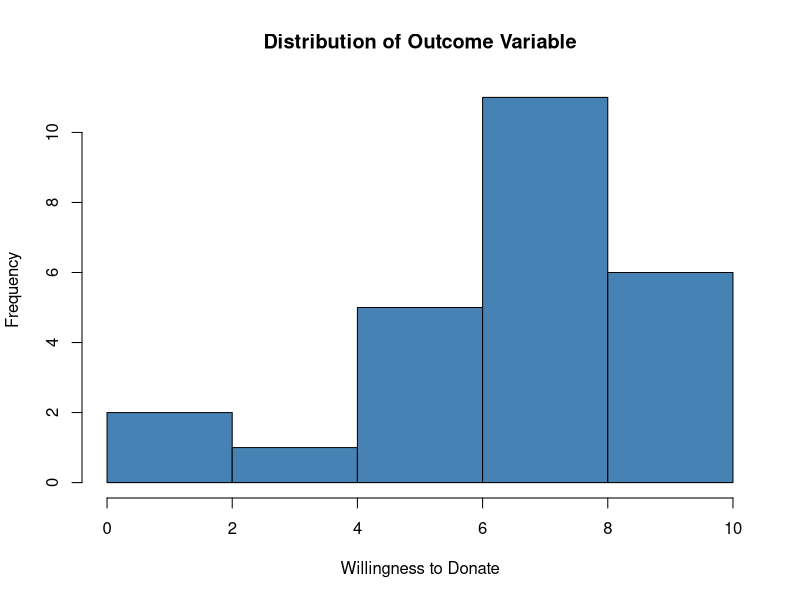
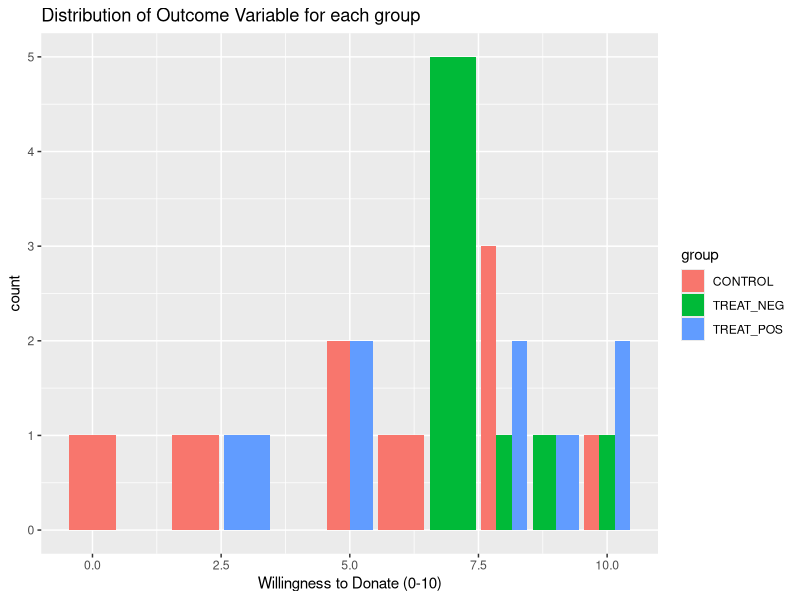

The R script that drew these images, in order: (Note: this script raises an error after producing the figures.)
## ---- chunk 1
knitr::opts_chunk$set(echo = TRUE)

library(data.table)
library(sandwich)
library(lmtest)

library(ggplot2)
library(knitr)
library(tidyr)

## ---- chunk 2
d <- fread("data/w241_survey_pilot_03_12_22.csv")
## ---- chunk 3
head(d)
## ---- chunk 4
setnames(
  x = d,
  old = c("Duration (in seconds)","Gender Q", "Age Q", "Income Q", "Deceased of Cancer Q", "Previous Donation Q",    "Q8_1", "GROUP"),
  new = c(             "duration",  "gender",   "age",   "income",      "deceased_cancer",   "previous_donation", "outcome", "group")
)
## ---- chunk 5
summary(d)
## ---- chunk 6
summary(d$outcome)
## ---- chunk 7
total_surveys <- d[ , .N]
total_surveys
## ---- chunk 8
d[ , .N, by=group]
## ---- chunk 9
pilot_group_mean <- d[ , .(mean_donate = mean(outcome, na.rm = T)), by=group]
pilot_group_mean
## ---- chunk 10
hist(
  d$outcome, 
  col = 'steelblue', 
  xlab = 'Willingness to Donate', 
  main = 'Distribution of Outcome Variable'
  )
## ---- chunk 11
d %>%
  ggplot() +
  aes(x=outcome, fill = group) +
  geom_bar(position='dodge') +
  labs(
    title = 'Distribution of Outcome Variable for each group', 
    x = 'Willingness to Donate (0-10)'
  ) 
## ---- chunk 12
positive_outcome <- d[group=="TREAT_POS", mean(outcome, na.rm = T) ]
negative_outcome <- d[group=="TREAT_NEG", mean(outcome, na.rm = T) ]
baseline <- d[group=="CONTROL", mean(outcome, na.rm = T) ]

ate_positive <- positive_outcome - baseline
ate_positive

ate_negative <- negative_outcome - baseline
ate_negative

## ---- chunk 13
basic_mod <- d[ , lm(outcome ~ group)]
se.basic_mod <- coeftest(basic_mod, vcov = vcovHC)[ , "Std. Error"]
full_mod <- d[ , lm(outcome ~ group + gender + age + income + deceased_cancer + previous_donation)]
se.full_mod <- coeftest(full_mod, vcov = vcovHC)[ , "Std. Error"]

stargazer(basic_mod, full_mod, type = "text", se = list(se.basic_mod, se.full_mod), star.cutoffs = c(0.05, 0.01, 0.001), title = "Table 1: The effect of Framing on Intent to Donate")

## ---- chunk 14
gender_check <- d[, .N ,by=.(group, gender)]
gender_check <- gender_check[order(group, gender)]
gender_check

d[group %in% c('CONTROL','TREAT_NEG')  , wilcox.test(as.numeric(as.factor(gender)) ~ group)]

d[group %in% c('CONTROL','TREAT_POS')  , wilcox.test(as.numeric(as.factor(gender)) ~ group)]
## ---- chunk 15
d %>%
  ggplot() +
  aes(x=gender, fill = group) +
  geom_bar(position='dodge') +
  labs(
      title = 'Distribution of gender across groups', 
      x = 'Gender'
  ) 
## ---- chunk 16
age_check <- d[, .N ,by=.(group, age)]
age_check <- age_check[order(group, age)]
age_check

d[group %in% c('CONTROL','TREAT_NEG')  , wilcox.test(as.numeric(as.factor(age)) ~ group)]

d[group %in% c('CONTROL','TREAT_POS')  , wilcox.test(as.numeric(as.factor(age)) ~ group)]
## ---- chunk 17
d %>%
  ggplot() +
  aes(x=age, fill = group) +
  geom_bar(position='dodge') +
  labs(
      title = 'Distribution of age across groups', 
      x = 'Age group'
  ) 
## ---- chunk 18
income_check <- d[, .N ,by=.(group, income)]
income_check <- income_check[order(group, income)]
income_check

d[group %in% c('CONTROL','TREAT_NEG')  , wilcox.test(as.numeric(as.factor(income)) ~ group)]

d[group %in% c('CONTROL','TREAT_POS')  , wilcox.test(as.numeric(as.factor(income)) ~ group)]
## ---- chunk 19
d %>%
  ggplot() +
  aes(x=income, fill = group) +
  geom_bar(position='dodge') +
  labs(
      title = 'Distribution of income across groups', 
      x = 'Income group'
  ) 
## ---- chunk 20
deceased_check <- d[, .N ,by=.(group, deceased_cancer)]
deceased_check

d[group %in% c('CONTROL','TREAT_NEG')  , wilcox.test(as.numeric(as.factor(deceased_cancer)) ~ group)]

d[group %in% c('CONTROL','TREAT_POS')  , wilcox.test(as.numeric(as.factor(deceased_cancer)) ~ group)]
## ---- chunk 21
d %>%
  ggplot() +
  aes(x=deceased_cancer, fill = group) +
  geom_bar(position='dodge') +
  labs(
      title = 'Distribution of relative/friend who died from cancer across groups', 
      x = 'Relative/friend who died from cancer'
  ) 
## ---- chunk 22
prev_donation_check <- d[, .N ,by=.(group, previous_donation)]
prev_donation_check <- prev_donation_check[order(group)]
prev_donation_check

d[group %in% c('CONTROL','TREAT_NEG')  , wilcox.test(as.numeric(as.factor(previous_donation)) ~ group)]

d[group %in% c('CONTROL','TREAT_POS')  , wilcox.test(as.numeric(as.factor(previous_donation)) ~ group)]
## ---- chunk 23
d %>%
  ggplot() +
  aes(x=previous_donation, fill = group) +
  geom_bar(position='dodge') +
  labs(
      title = 'Distribution of previous donations across groups', 
      x = 'Previous donations to charitable organizations'
  ) 
## ---- chunk 24
null_mod <- d[ , lm (as.numeric(as.factor(group)) ~ 1)]
full_mod <- d[ , lm (as.numeric(as.factor(group)) ~ 1 + gender + age + income + deceased_cancer + previous_donation)]
anova_mod <- anova(full_mod, null_mod, test = 'F')
anova_mod

## ---- chunk 25
d[, .(mean_survey_duration = mean(duration), 
      min_survey_duration = min(duration), 
      max_survey_duration = max(duration)
      ) ,by=.(group)]
## ---- chunk 26
d[, .(fraction_finished = mean(Finished)),by=.(group)]
## ---- chunk 27
number_of_subjects <- seq(10, 500, by=10) 

# create a function to repeat to process to calculate power
power_function <- function(sample_size=10, treatment_group="TREAT_NEG"){
  
  p_values <- rep(NA, 1000) 

  for(i in 1:1000) {
    experiment <- d[ (group == "CONTROL" | group== treatment_group) & !is.na(outcome) , 
                     .SD[sample(.N, sample_size/2 , replace=TRUE)], by=group ] 
    t_test <- t.test(experiment[group==treatment_group, outcome], experiment[group=="CONTROL",outcome]) 
    p_values[i] <- t_test$p.value
  }
  
  exp_power = mean(p_values < 0.05)
  
  return(exp_power)
}

## ---- chunk 28
# power analysis for positive treatment

power_with_size_pos_treatment <- NA 

for(i in 1:length(number_of_subjects)) { 
  power_with_size_pos_treatment[i] <- power_function(sample_size = number_of_subjects[i], treatment_group="TREAT_POS" )
}

plot(x = number_of_subjects, y = power_with_size_pos_treatment, type = 'l', 
     main='Power Analysis for Positive Treatment', xlab='Number of Subjects', ylab='Power')

## ---- chunk 29

# power analysis for negative treatment

power_with_size_neg_treatment <- NA 

for(i in 1:length(number_of_subjects)) { 
  power_with_size_neg_treatment[i] <- power_function(sample_size = number_of_subjects[i], treatment_group="TREAT_NEG" )
}

plot(x = number_of_subjects, y = power_with_size_neg_treatment, type = 'l', 
     main='Power Analysis for Negative Treatment', xlab='Number of Subjects', ylab='Power')
